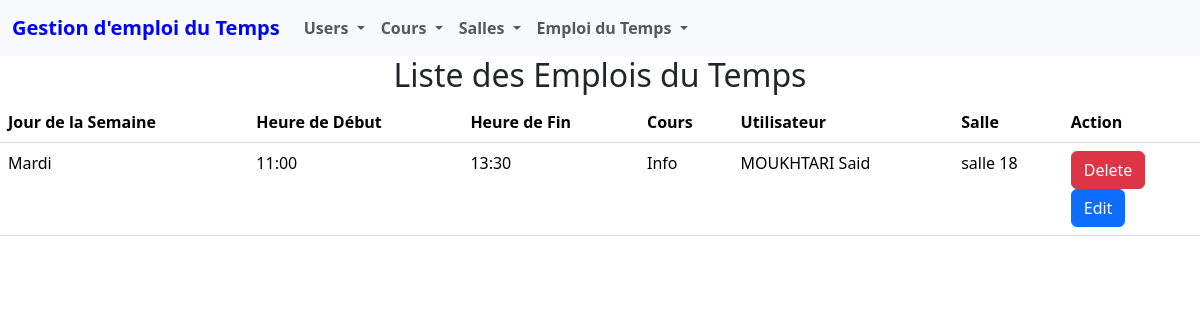
Screenshot of /emploi_list/ with the database file from the repository.
### scheduleManagement/models.py (models this page shows)
class EmploiDuTemps(models.Model):
    jour_semaine = models.CharField(max_length=100)
    heure_debut = models.CharField(max_length=100)
    heure_fin = models.CharField(max_length=100)
    cours = models.ForeignKey(Cours, on_delete=models.CASCADE)
    utilisateur = models.ForeignKey(Utilisateur, on_delete=models.CASCADE)
    salle = models.ForeignKey(Salle, on_delete=models.CASCADE)

class Cours(models.Model):
    nom_cours = models.CharField(max_length=100)
    description = models.TextField()

class Utilisateur(models.Model):
    nom = models.CharField(max_length=100)
    prenom = models.CharField(max_length=100)
    role = models.CharField(max_length=100)
    email = models.EmailField()

class Salle(models.Model):
    nom_salle = models.CharField(max_length=100)
    capacite = models.IntegerField()

### scheduleManagement/views.py (the view)
# urls.py: path('emploi_list/', views.emploi_list, name='emploi_list'),
def emploi_list(request):
    emplois = EmploiDuTemps.objects.all()
    return render(request, 'scheduleManagement/emploiDuTemps/list_emploi.html', {'emplois': emplois})

### scheduleManagement/templates/scheduleManagement/emploiDuTemps/list_emploi.html (shortened to what this page needs)
<!DOCTYPE html>
<html lang="en">
<head>
</head>
<body>
    {% include 'scheduleManagement/navbar/navbar.html' %}
    <h2 style="text-align: center;" >Liste des Emplois du Temps</h2>
    <table class="table">
        <thead>
            <tr>
                <th>Jour de la Semaine</th>
                <th>Heure de Début</th>
                <th>Heure de Fin</th>
                <th>Cours</th>
                <th>Utilisateur</th>
                <th>Salle</th>
                <th>Action</th>
            </tr>
        </thead>
        <tbody>
            {% for emploi in emplois %}
            <tr>
                <td>{{ emploi.jour_semaine }}</td>
                <td>{{ emploi.heure_debut }}</td>
                <td>{{ emploi.heure_fin }}</td>
                <td>{{ emploi.cours.nom_cours }}</td>
                <td>{{ emploi.utilisateur.nom }} {{ emploi.utilisateur.prenom }}</td>
                <td>{{ emploi.salle.nom_salle }}</td>
                <td>
                    <form method="POST" action="{% url 'delete_emploi' emploi.id %}">
                        <button type="submit" class="btn btn-danger">Delete</button>
                    </form>
                    <button type="button" class="btn btn-primary" data-bs-toggle="modal" data-bs-target="#editModal{{ emploi.id }}">
                        Edit
                    </button>
                </td>
            </tr>
            {% endfor %}
        </tbody>
    </table>
</body>
</html>

### rows the page displays
EmploiDuTemps: jour_semaine "Mardi", heure_debut "11:00", heure_fin "13:30", cours.nom_cours "Info", utilisateur.nom "MOUKHTARI", utilisateur.prenom "Said", salle.nom_salle "salle 18"
